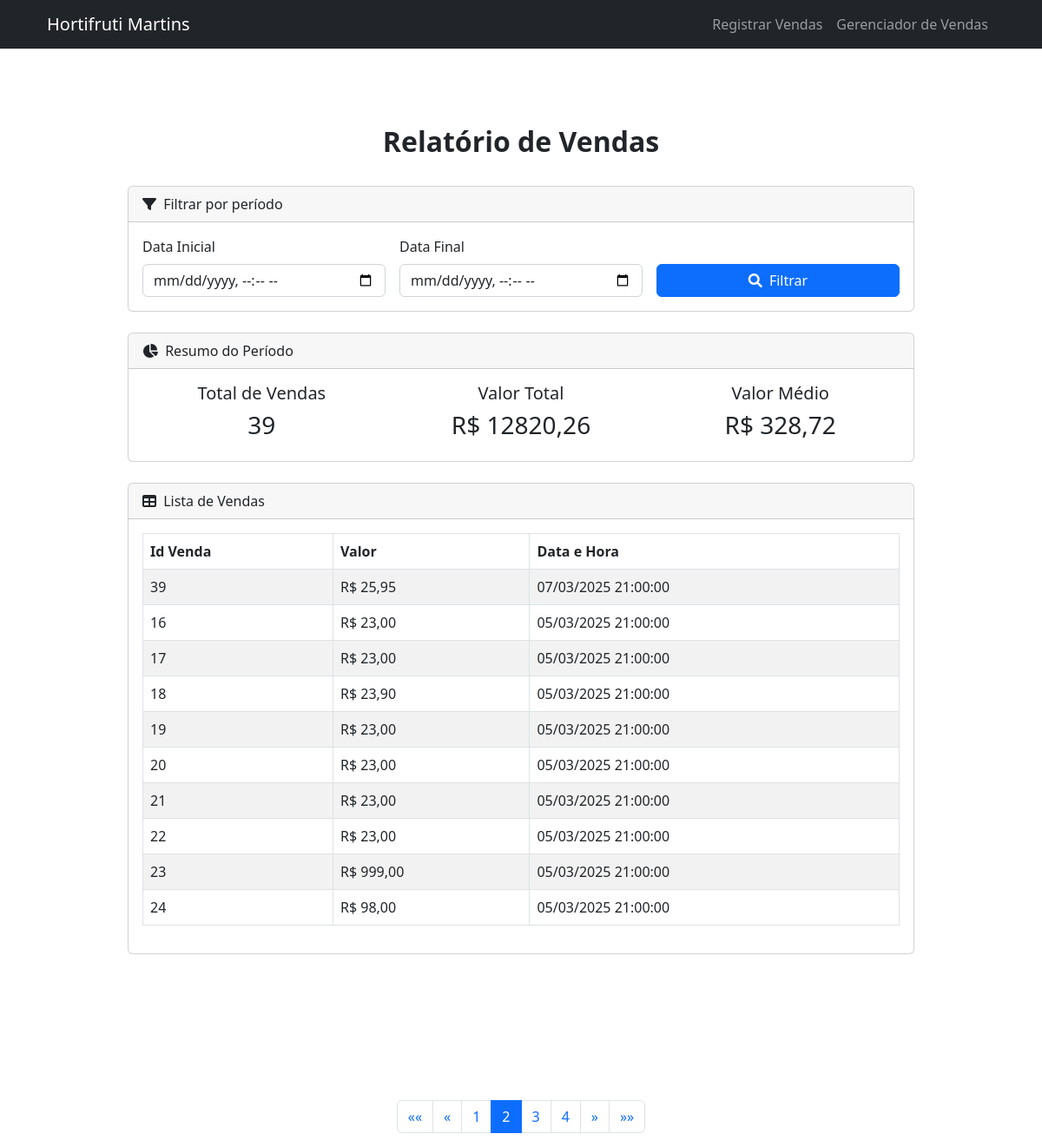
The page /relatorio/?page=2 on the database its author committed.
### hortifruti/models.py (models this page shows)
class VendasModel(models.Model):
    id_venda = models.AutoField(primary_key=True)
    valor = models.DecimalField(max_digits=10, decimal_places=2)
    data = models.DateTimeField(auto_now_add=True)

### hortifruti/views.py (the view)
# urls.py: path('relatorio/', views.relatorioPage, name='relatorio_Page'),  # Nome corrigido para corresponder ao template
def relatorioPage(request):
    context = repository.relatorioVendas(request)
    return render(request, 'relatorioPage.html', context)

### hortifruti/templates/relatorioPage.html (shortened to what this page needs)
{% load static %}
<!DOCTYPE html>
<html lang="pt-BR">
    <head>
        <link href={% static 'css/styles.css' %} rel="stylesheet" />
        <link rel="stylesheet" href="https://cdnjs.cloudflare.com/ajax/libs/font-awesome/6.0.0/css/all.min.css" />
    </head>
    <body id="page-top">
        <nav class="navbar navbar-expand-lg navbar-dark bg-dark fixed-top" id="mainNav">
            <div class="container px-4">
                <a class="navbar-brand" href="{% url 'index'%}">Hortifruti Martins</a>
                <div class="collapse navbar-collapse" id="navbarResponsive">
                    <ul class="navbar-nav ms-auto">
                        <li class="nav-item"><a class="nav-link" href="{% url 'index'%}">Registrar Vendas</a></li>
                        <li class="nav-item"><a class="nav-link" href="{% url 'gerenciador_Page'%}">Gerenciador de Vendas</a></li>
                    </ul>
                </div>
            </div>
        </nav>
        <section id="about">
            <div class="container px-4">
                <div class="row gx-4 justify-content-center">
                    <div class="col-lg-10">
                        <h2 class="text-center"><strong>Relatório de Vendas</strong></h2>
                        <br>
                        <div class="card mb-4">
                            <div class="card-header">
                                <i class="fas fa-filter me-1"></i>
                                Filtrar por período
                            </div>
                            <div class="card-body">
                                <form method="get" action="{% url 'relatorio_Page' %}" class="row g-3 align-items-end">
                                    <div class="col-md-4">
                                        <label for="data_inicial" class="form-label">Data Inicial</label>
                                        <input type="datetime-local" class="form-control" id="data_inicial" name="data_inicial"
                                               value="{{ data_inicial|default:'' }}">
                                    </div>
                                    <div class="col-md-4">
                                        <label for="data_final" class="form-label">Data Final</label>
                                        <input type="datetime-local" class="form-control" id="data_final" name="data_final"
                                               value="{{ data_final|default:'' }}">
                                    </div>
                                    <div class="col-md-4">
                                        <button type="submit" class="btn btn-primary w-100">
                                            <i class="fas fa-search me-1"></i> Filtrar
                                        </button>
                                    </div>
                                </form>
                            </div>
                        </div>
                        {% if vendas %}
                        <div class="card mb-4">
                            <div class="card-header">
                                <i class="fas fa-chart-pie me-1"></i>
                                Resumo do Período
                            </div>
                            <div class="card-body">
                                <div class="row text-center">
                                    <div class="col-md-4">
                                        <div class="h5">Total de Vendas</div>
                                        <div class="h3">{{ qtd_vendas }}</div>
                                    </div>
                                    <div class="col-md-4">
                                        <div class="h5">Valor Total</div>
                                        <div class="h3">R$ {{ valor_total|floatformat:2 }}</div>
                                    </div>
                                    <div class="col-md-4">
                                        <div class="h5">Valor Médio</div>
                                        <div class="h3">R$ {{ valor_medio|floatformat:2 }}</div>
                                    </div>
                                </div>
                            </div>
                        </div>
                        {% endif %}
                        <div class="card">
                            <div class="card-header">
                                <i class="fas fa-table me-1"></i>
                                Lista de Vendas
                            </div>
                            <div class="card-body">
                                {% if vendas %}
                                <div class="table-responsive">
                                    <table class="table table-bordered table-striped">
                                        <thead>
                                            <tr>
                                                <th>Id Venda</th>
                                                <th>Valor</th>
                                                <th>Data e Hora</th>
                                            </tr>
                                        </thead>
                                        <tbody>
                                            {% for venda in vendas %}
                                            <tr>
                                                <td>{{venda.id_venda}}</td>
                                                <td>R$ {{venda.valor|floatformat:2}}</td>
                                                <td>{{venda.data|date:"d/m/Y H:i:s"}}</td>
                                            </tr>
                                            {%endfor%}
                                        </tbody>
                                    </table>
                                </div>
                                {% else %}
                                <div class="alert alert-info">
                                    Nenhuma venda encontrada para o período selecionado.
                                </div>
                                {% endif %}
                            </div>
                        </div>
                    </div>
                </div>
            </div>
        </section>
        {% if is_paginated %}
        <div class="container mt-4">
            <nav aria-label="Navegação de páginas">
                <ul class="pagination justify-content-center">
                    {% if vendas.has_previous %}
                        <li class="page-item">
                            <a class="page-link" href="?page=1{% if data_inicial %}&data_inicial={{data_inicial}}{% endif %}{% if data_final %}&data_final={{data_final}}{% endif %}" aria-label="Primeira">
                                <span aria-hidden="true">&laquo;&laquo;</span>
                            </a>
                        </li>
                        <li class="page-item">
                            <a class="page-link" href="?page={{ vendas.previous_page_number }}{% if data_inicial %}&data_inicial={{data_inicial}}{% endif %}{% if data_final %}&data_final={{data_final}}{% endif %}" aria-label="Anterior">
                                <span aria-hidden="true">&laquo;</span>
                            </a>
                        </li>
                    {% endif %}
                    {% for num in vendas.paginator.page_range %}
                        {% if vendas.number == num %}
                            <li class="page-item active"><a class="page-link" href="?page={{ num }}{% if data_inicial %}&data_inicial={{data_inicial}}{% endif %}{% if data_final %}&data_final={{data_final}}{% endif %}">{{ num }}</a></li>
                        {% elif num > vendas.number|add:'-3' and num < vendas.number|add:'3' %}
                            <li class="page-item"><a class="page-link" href="?page={{ num }}{% if data_inicial %}&data_inicial={{data_inicial}}{% endif %}{% if data_final %}&data_final={{data_final}}{% endif %}">{{ num }}</a></li>
                        {% endif %}
                    {% endfor %}
                    {% if vendas.has_next %}
                        <li class="page-item">
                            <a class="page-link" href="?page={{ vendas.next_page_number }}{% if data_inicial %}&data_inicial={{data_inicial}}{% endif %}{% if data_final %}&data_final={{data_final}}{% endif %}" aria-label="Próxima">
                                <span aria-hidden="true">&raquo;</span>
                            </a>
                        </li>
                        <li class="page-item">
                            <a class="page-link" href="?page={{ vendas.paginator.num_pages }}{% if data_inicial %}&data_inicial={{data_inicial}}{% endif %}{% if data_final %}&data_final={{data_final}}{% endif %}" aria-label="Última">
                                <span aria-hidden="true">&raquo;&raquo;</span>
                            </a>
                        </li>
                    {% endif %}
                </ul>
            </nav>
        </div>
        {% endif %}
    </body>
</html>

### rows shown on the page
VendasModel: id_venda "39", valor "25,95", data "07/03/2025 21:00:00"
VendasModel: id_venda "16", valor "23,00", data "05/03/2025 21:00:00"
VendasModel: id_venda "17", valor "23,00", data "05/03/2025 21:00:00"
VendasModel: id_venda "18", valor "23,90", data "05/03/2025 21:00:00"
VendasModel: id_venda "19", valor "23,00", data "05/03/2025 21:00:00"
VendasModel: id_venda "20", valor "23,00", data "05/03/2025 21:00:00"
VendasModel: id_venda "21", valor "23,00", data "05/03/2025 21:00:00"
VendasModel: id_venda "22", valor "23,00", data "05/03/2025 21:00:00"
VendasModel: id_venda "23", valor "999,00", data "05/03/2025 21:00:00"
VendasModel: id_venda "24", valor "98,00", data "05/03/2025 21:00:00"

### other values the page prints
{{ qtd_vendas }} "39"
{{ valor_total|floatformat:2 }} "12820,26"
{{ valor_medio|floatformat:2 }} "328,72"
{{ num }} "1" "3" "4"
{{ num }} "2"
